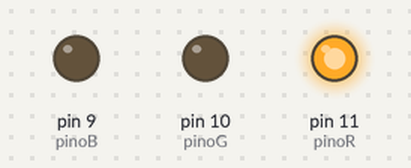
This sketch was run on a simulated Arduino Uno, built with avr-gcc and run on an emulated ATmega328P. Shown: output pins drawn as LEDs (lit = HIGH).

Above: at 0.85 s.
At 2.3 s:
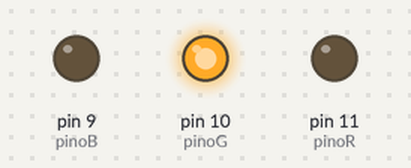
At 3.05 s:
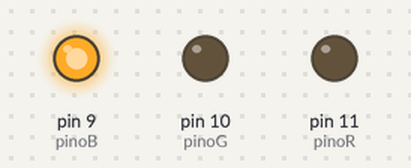
At 3.8 s:
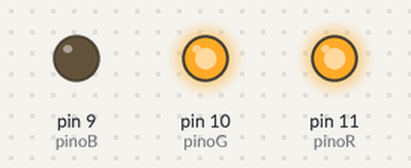
At 5.25 s:
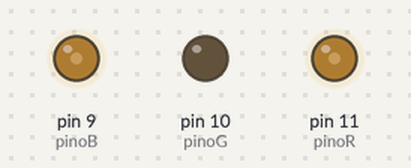
At 6.75 s:
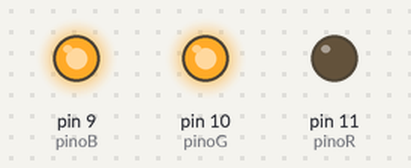
Timing chart, 0 to 8.6 s (numbered marks = the images above):
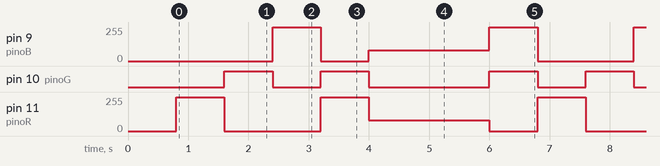

Measured:
- by itself, pin 9 (pinoB): repeats every 6.0 s: 0/255 0.80 s, 80/255 2.0 s, 255/255 0.80 s, 0/255 1.6 s, 255/255 0.80 s
- by itself, pin 10 (pinoG): repeats every 6.0 s: LOW 0.80 s, HIGH 0.80 s, LOW 2.0 s, HIGH 0.80 s, LOW 0.80 s, HIGH 0.80 s
- by itself, pin 11 (pinoR): repeats every 6.0 s: 0/255 1.6 s, 255/255 0.80 s, 80/255 2.0 s, 0/255 0.80 s, 255/255 0.80 s

The sketch:

Led_RGB.ino
```cpp
int pinoR = 11; //PINO DIGITAL EM QUE O TERMINAL 'R' ESTÁ CONECTADO
int pinoG = 10; //PINO DIGITAL EM QUE O TERMINAL 'G' ESTÁ CONECTADO
int pinoB = 9; //PINO DIGITAL EM QUE O TERMINAL 'B' ESTÁ CONECTADO

//COMENTE A LINHA ABAIXO SE O LED RGB QUE ESTÁ UTILIZANDO É CATODO COMUM
//#define COMMON_ANODE

void setup(){
  delay(800);
  pinMode(pinoR, OUTPUT); //DEFINE O PINO COMO SAÍDA
  pinMode(pinoG, OUTPUT); //DEFINE O PINO COMO SAÍDA
  pinMode(pinoB, OUTPUT); //DEFINE O PINO COMO SAÍDA
}

void loop(){
  setColor(255, 0, 0); //PARÂMETROS PARA PRODUZIR A COR VERMELHA
  delay(800); //INTERVALO DE 1 SEGUNDO
  setColor(0, 255, 0); //PARÂMETROS PARA PRODUZIR A COR VERDE
  delay(800); //INTERVALO DE 1 SEGUNDO
  setColor(0, 0, 255); //PARÂMETROS PARA PRODUZIR A COR AZUL
  delay(800);//INTERVALO DE 1 SEGUNDO
  setColor(255, 255, 0); //PARÂMETROS PARA PRODUZIR A COR AMARELA
  delay(800); //INTERVALO DE 1 SEGUNDO
  setColor(80, 0, 80); //PARÂMETROS PARA PRODUZIR A COR VIOLETA
  delay(2000); //INTERVALO DE 1 SEGUNDO
  setColor(0, 255, 255); //PARÂMETROS PARA PRODUZIR A COR AZUL AQUA
  delay(800); //INTERVALO DE 1 SEGUNDO
}

//FUNÇÃO QUE PRODUZ O BRILHO DE CADA UM DOS LEDS DE ACORDO COM OS PARÂMETROS INFORMADOS
void setColor(int vermelho, int verde, int azul){

  #ifdef COMMON_ANODE //SE O LED RGB FOR DEFINIDO COMO ANODO COMUM, FAZ
    vermelho = 255 - vermelho; //VARIÁVEL RECEBE O RESULTADO DA OPERAÇÃO '255 MENOS O PARÂMETRO (vermelho) INFORMADO' NA CHAMADA DA FUNÇÃO
    verde = 255 - verde; //VARIÁVEL RECEBE O RESULTADO DA OPERAÇÃO '255 MENOS O PARÂMETRO (verde) INFORMADO' NA CHAMADA DA FUNÇÃO
    azul = 255 - azul; //VARIÁVEL RECEBE O RESULTADO DA OPERAÇÃO '255 MENOS O PARÂMETRO (azul) INFORMADO' NA CHAMADA DA FUNÇÃO
  #endif
  analogWrite(pinoR, vermelho); //DEFINE O BRILHO DO LED DE ACORDO COM O VALOR INFORMADO PELA VARIÁVEL 'vermelho'
  analogWrite(pinoG, verde); //DEFINE O BRILHO DO LED DE ACORDO COM O VALOR INFORMADO PELA VARIÁVEL 'verde'
  analogWrite(pinoB, azul); //DEFINE O BRILHO DO LED DE ACORDO COM O VALOR INFORMADO PELA VARIÁVEL 'azul'
}
```
